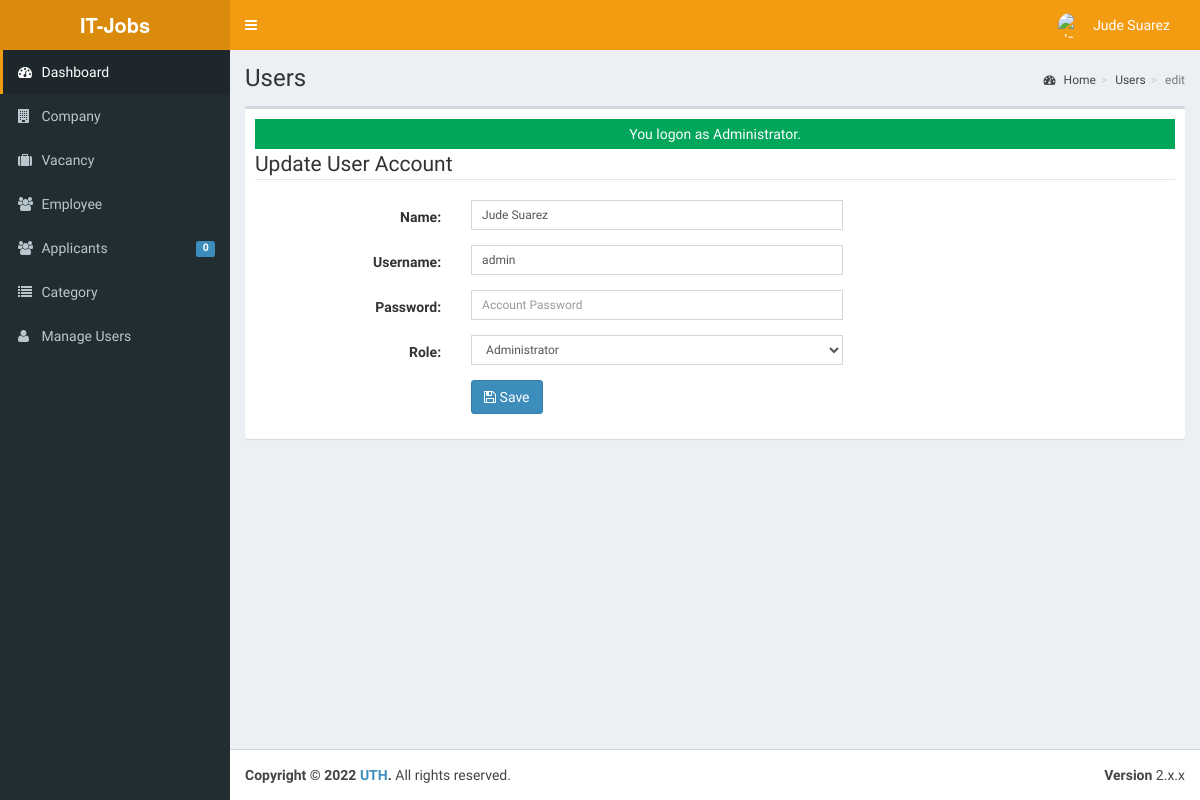
The page /admin/user/index.php?view=edit&id=00018 (signed in) on the database as committed earlier.
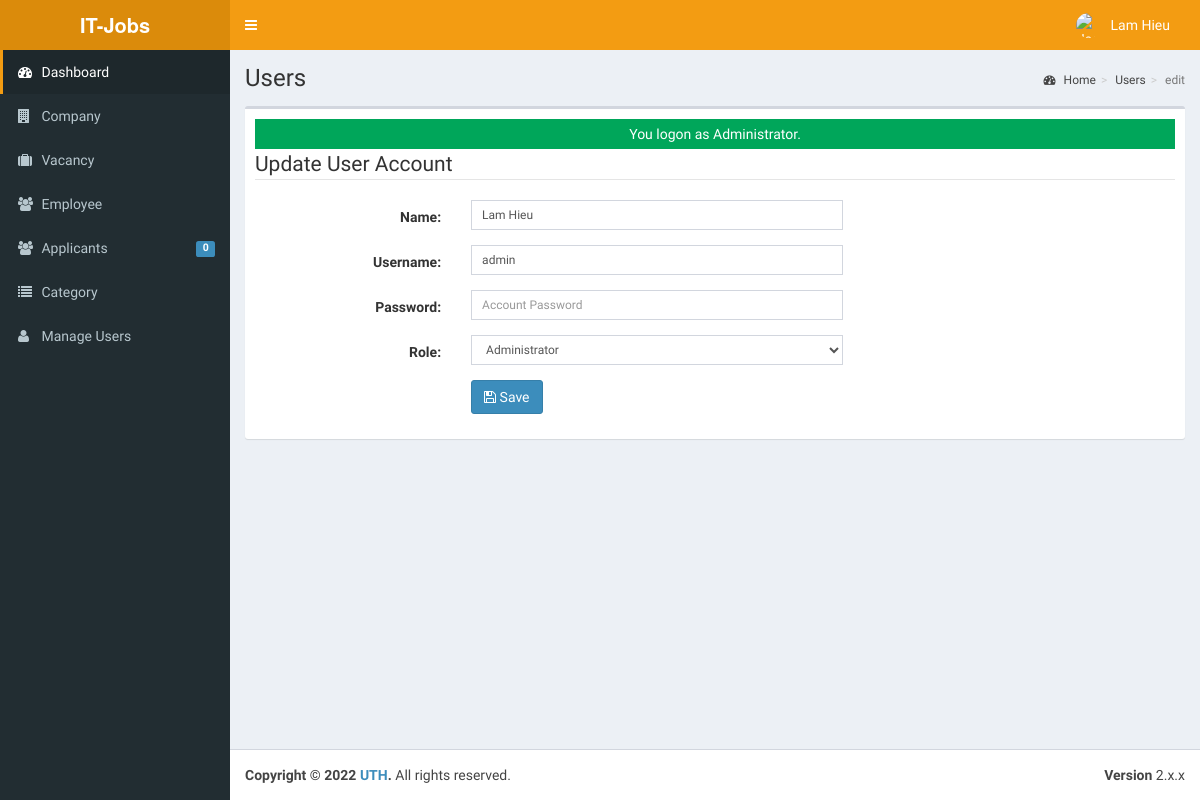
The same page on the database as committed later.
### tables this page shows
CREATE TABLE `tblusers` (
  `USERID` varchar(30) NOT NULL,
  `FULLNAME` varchar(40) NOT NULL,
  `USERNAME` varchar(90) NOT NULL,
  `PASS` varchar(90) NOT NULL,
  `ROLE` varchar(30) NOT NULL,
  `PICLOCATION` varchar(255) NOT NULL
);

### admin/user/index.php (called while the page is built, shortened)
<?php
 $title="Users";
require_once ("../theme/templates.php");
?>

### include/database.php (called while the page is built, shortened)
<?php
class Database
{
	var $query = '';
	public $conn;
	public function open_connection()
	{
		try {
			$this->conn = new PDO("mysql:host=" . server . ";dbname=" . database_name . "", user, pass);
			$this->conn->setAttribute(PDO::ATTR_ERRMODE, PDO::ERRMODE_EXCEPTION);
		} catch (PDOException $e) {
			echo "Problem in database connection! Contact administrator!" . $e->getMessage();
		}
	}
	function setQuery($sql = '')
	{
		try {
			$this->sql_string = $sql;
			$this->query = $this->conn->prepare($this->sql_string);
			$this->query->execute();
		} catch (PDOException $e) {
			echo "Failed to get query handle: " . $e->getMessage() . "\n";
			exit;
		}
	}
	function loadSingleResult()
	{
		$results = $this->query->fetch(PDO::FETCH_OBJ);
		return $results;
	}
}
$mydb = new Database();

### include/accounts.php (called while the page is built, shortened)
<?php
require_once(LIB_PATH.DS.'database.php');
class User {
	protected static  $tblname = "tblusers";
	function single_user($id=""){
			global $mydb;
			$mydb->setQuery("SELECT * FROM ".self::$tblname."
				Where USERID= '{$id}' LIMIT 1");
			$cur = $mydb->loadSingleResult();
			return $cur;
	}
}

### admin/user/edit.php (the view, shortened to what the changed rows need)
<?php
  @$USERID = $_GET['id'];
  $user = New User();
  $singleuser = $user->single_user($USERID);
?>
 <form class="form-horizontal span6" action="controller.php?action=edit" method="POST">
          <fieldset>
                  <div class="form-group">
                    <div class="col-md-8">
                      <div class="col-md-8">
                         <input class="form-control input-sm" id="U_NAME" name="U_NAME" placeholder=
                            "Account Name" type="text" value="<?php echo $singleuser->FULLNAME; ?>">
                      </div>
                    </div>
                  </div>
                  <div class="form-group">
                    <div class="col-md-8">
                      <div class="col-md-8">
                         <input class="form-control input-sm" id="U_USERNAME" name="U_USERNAME" placeholder=
                            "Email Address" type="text" value="<?php echo $singleuser->USERNAME; ?>">
                      </div>
                    </div>
                  </div>
                  <div class="form-group">
                    <div class="col-md-8">
                      <div class="col-md-8">
                       <select class="form-control input-sm" name="U_ROLE" id="U_ROLE">
                          <option value="Administrator"  <?php echo ($singleuser->ROLE=='Administrator') ? 'selected="true"': '' ; ?>>Administrator</option>
                        </select>
                      </div>
                    </div>
                  </div>
          </fieldset>
        </form>
        </div>

### admin/theme/templates.php (shortened to what the changed rows need)
<!DOCTYPE html>
<html>
<head>
  <link rel="stylesheet" href="<?php echo web_root; ?>bootstrap/css/bootstrap.min.css">
  <link rel="stylesheet" href="<?php echo web_root; ?>plugins/font-awesome/css/font-awesome.min.css">
  <link rel="stylesheet" href="<?php echo web_root; ?>dist/css/AdminLTE.min.css">
  <link rel="stylesheet" href="<?php echo web_root; ?>dist/css/skins/_all-skins.min.css">
  <link rel="stylesheet" href="<?php echo web_root; ?>plugins/iCheck/flat/blue.css">
  <link rel="stylesheet" href="<?php echo web_root; ?>plugins/morris/morris.css">
  <link rel="stylesheet" href="<?php echo web_root; ?>plugins/jvectormap/jquery-jvectormap-1.2.2.css">
  <link href="<?php echo web_root; ?>plugins/datepicker/bootstrap-datetimepicker.min.css" rel="stylesheet" media="screen">
  <link rel="stylesheet" href="<?php echo web_root; ?>plugins/dataTables/jquery.dataTables.min.css">
  <link rel="stylesheet" href="<?php echo web_root; ?>plugins/bootstrap-wysihtml5/bootstrap3-wysihtml5.min.css">
</head>
<body class="hold-transition skin-yellow fixed sidebar-mini">
  <div class="wrapper">
    <header class="main-header">
      <nav class="navbar navbar-static-top" role="navigation">
        <div class="navbar-custom-menu">
          <ul class="nav navbar-nav">
            <?php
            $user = new User();
            $singleuser = $user->single_user($_SESSION['ADMIN_USERID']);
            ?>
            <li class="dropdown user user-menu" style="padding-right: 15px;">
              <a href="#" class="dropdown-toggle" data-toggle="dropdown">
                <img src="../user/jude.jpg" class="user-image" alt="User Image">
                <span class="hidden-xs"><?php echo $singleuser->FULLNAME; ?></span>
              </a>
            </li>
          </ul>
        </div>
      </nav>
    </header>
    <div class="content-wrapper">
      <section class="content-header">
        <h1>
          <?php echo isset($title) ? $title : ''; ?>
        </h1>
      </section>
      <section class="content">
        <div class="row">
          <div class="col-xs-12">
            <div class="box">
              <div class="box-body">
                <?php
                require_once $content;
                ?>
              </div>
            </div>
          </div>
        </div>
    </div>
</body>
</html>

Rows that differ between the two databases and show on the page:
changed tblusers "admin": FULLNAME "Jude Suarez" → "Lam Hieu"; U_NAME "Jude Suarez" → "Lam Hieu"
